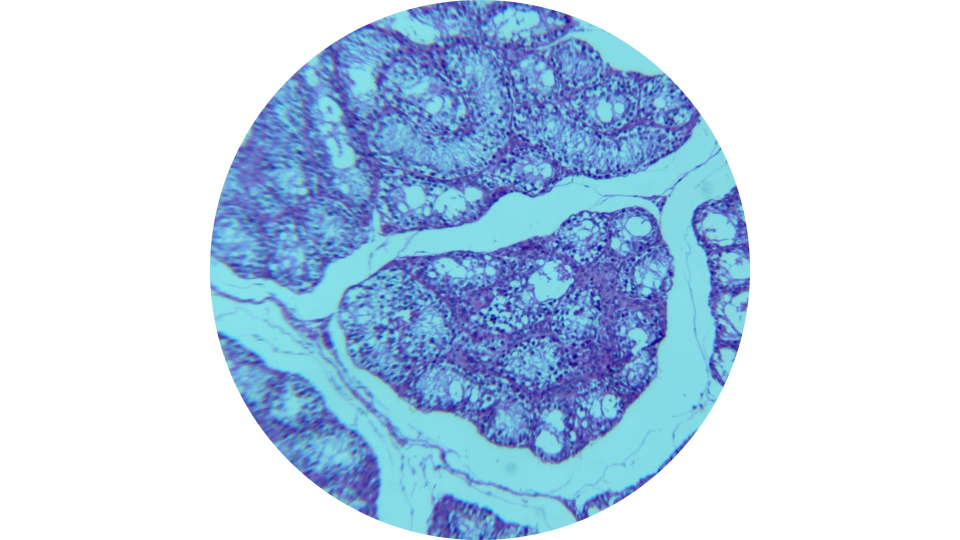
#> input picture test_input/test_image2.jpg, 1920 x 1080 px (shown at 1/2 size)
$ jupyter execute --allow-errors inference_demo.ipynb
#> lines starting #> are read from the running program, lines starting #| are printed output that depends on the picture
### run_tiled_inference.py
"""
Tiled inference pipeline with magnification correction.

The input image appears to be ~10x magnification, but PanNuke model expects 40x.
This script:
1. Tiles the image into overlapping patches
2. Applies R/G channel swap (Cyan -> Purple color correction)
3. Upscales each patch 4x to simulate 40x magnification
4. Runs HoVerNet inference on each upscaled patch
5. Downscales results back to original resolution
6. Stitches results together with Voronoi-based cell boundary expansion
"""
import cv2
import numpy as np
import os
import sys
import subprocess
import scipy.io
import shutil
from scipy.ndimage import label as ndimage_label
from scipy.spatial import Voronoi

def run_tiled_inference(image_path, output_dir, scale_factor=4, tile_size=256, overlap=32):
    """Run inference with magnification correction."""
#> called with image_path = 'test_input/test_image2.jpg', output_dir = 'inference_output', scale_factor = 4, tile_size = 256, overlap = 32

    # Load image
    img_bgr = cv2.imread(image_path)
#> img_bgr is the input picture: shape (1080, 1920, 3); mean B, G, R 233.6, 212, 189.5
    if img_bgr is None:
        print(f"Error: Cannot read {image_path}")
        return

    img_rgb = cv2.cvtColor(img_bgr, cv2.COLOR_BGR2RGB)
    h, w = img_rgb.shape[:2]
#> h = 1080; w = 1920
    print(f"Image size: {w}x{h}")
#| Image size: 1920x1080

    # Apply R/G channel swap (Cyan -> Purple color correction)
    img_fixed = img_rgb.copy()
    img_fixed[..., 0] = img_rgb[..., 1]  # New R = Old G
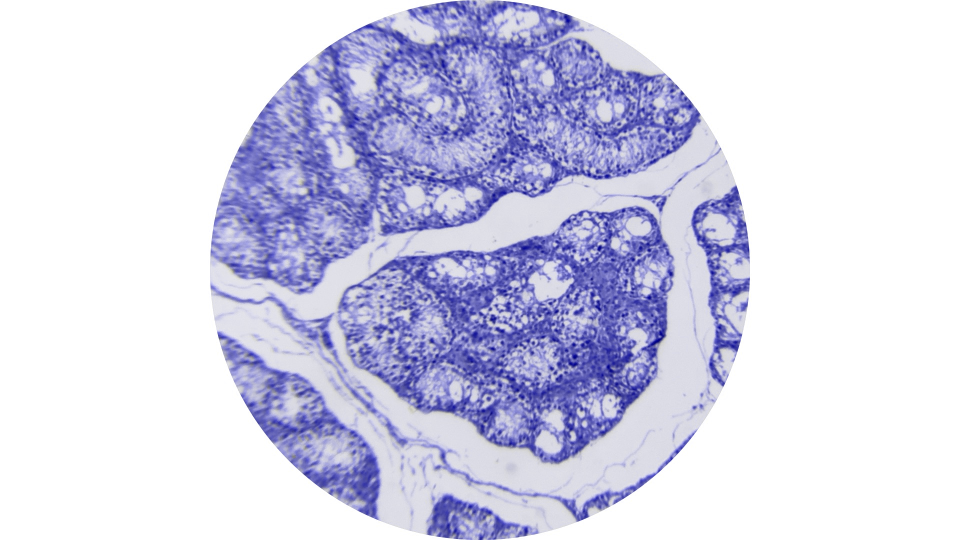
#> img_fixed: shape (1080, 1920, 3) (shown at 1/2 size); mean R, G, B 212, 212, 233.6
    img_fixed[..., 1] = img_rgb[..., 0]  # New G = Old R
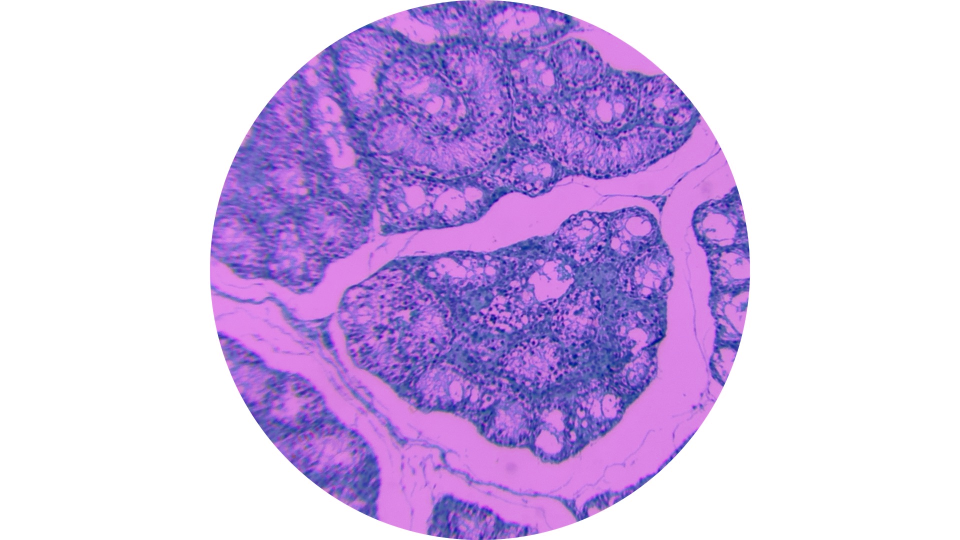
#> img_fixed: shape (1080, 1920, 3) (shown at 1/2 size); mean R, G, B 212, 189.5, 233.6

    # Create tile directory
    tile_dir = os.path.join(output_dir, "_tiles_input")
    tile_output_dir = os.path.join(output_dir, "_tiles_output")

    if os.path.exists(tile_dir):
        shutil.rmtree(tile_dir)
    os.makedirs(tile_dir)

    # Generate tiles
    step = tile_size - overlap
    tiles_info = []
    tile_idx = 0

    for y in range(0, h, step):
        for x in range(0, w, step):
            # Extract tile
            y_end = min(y + tile_size, h)
            x_end = min(x + tile_size, w)
            y_start = max(0, y_end - tile_size)
            x_start = max(0, x_end - tile_size)

            tile = img_fixed[y_start:y_end, x_start:x_end]

            # Skip mostly-white tiles (no tissue)
            gray = cv2.cvtColor(cv2.cvtColor(tile, cv2.COLOR_RGB2BGR), cv2.COLOR_BGR2GRAY)
            tissue_frac = np.sum(gray < 200) / gray.size
            if tissue_frac < 0.1:
                continue

            # Upscale tile
            tile_up = cv2.resize(tile, None, fx=scale_factor, fy=scale_factor,
                               interpolation=cv2.INTER_CUBIC)

            # Save tile
            tile_path = os.path.join(tile_dir, f"tile_{tile_idx:04d}.png")
            cv2.imwrite(tile_path, cv2.cvtColor(tile_up, cv2.COLOR_RGB2BGR))

            tiles_info.append({
                'idx': tile_idx,
                'x': x_start,
                'y': y_start,
                'w': x_end - x_start,
                'h': y_end - y_start,
            })
            tile_idx += 1
#> this loop made 5 passes
#> pass 1, in run_tiled_inference, `cv2.imwrite(tile_path, cv2.cvtColor(tile_up, cv2.COLOR_RGB2BGR))`:
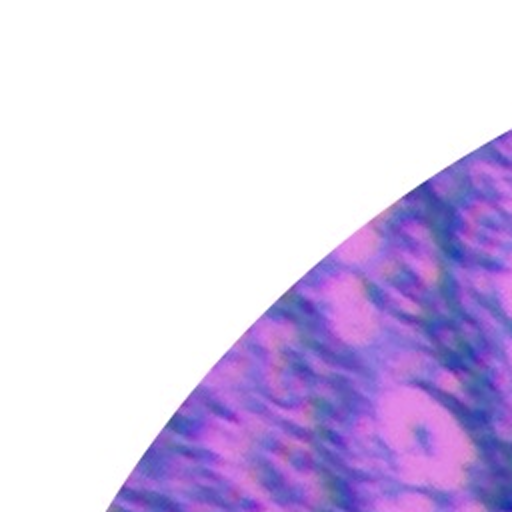
#> saved as tile_0000.png: shape (1024, 1024, 3) (shown at 1/2 size); mean B, G, R 237.1, 201.3, 216.7
#> pass 1, in run_tiled_inference, `cv2.imwrite(tile_path, cv2.cvtColor(tile_up, cv2.COLOR_RGB2BGR))`:
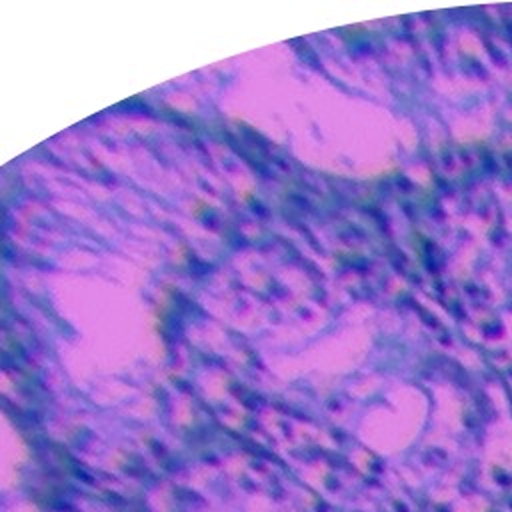
#> saved as tile_0001.png: shape (1024, 1024, 3) (shown at 1/2 size); mean B, G, R 210.1, 121.1, 159.8
#> pass 1, in run_tiled_inference, `cv2.imwrite(tile_path, cv2.cvtColor(tile_up, cv2.COLOR_RGB2BGR))`:
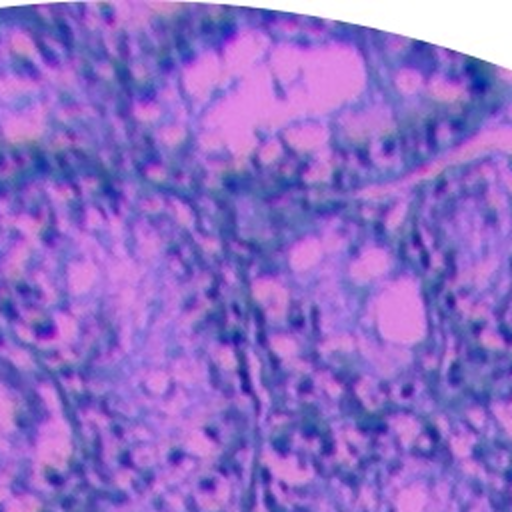
#> saved as tile_0002.png: shape (1024, 1024, 3) (shown at 1/2 size); mean B, G, R 203.5, 105.7, 144.6
#> pass 1, in run_tiled_inference, `cv2.imwrite(tile_path, cv2.cvtColor(tile_up, cv2.COLOR_RGB2BGR))`:
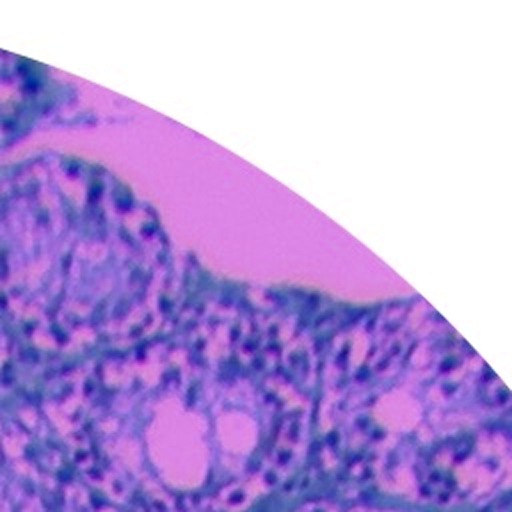
#> saved as tile_0003.png: shape (1024, 1024, 3) (shown at 1/2 size); mean B, G, R 221.9, 157.8, 187.4
#> after the loop: tile: shape (256, 256, 3); every value is 255
#> after the loop:
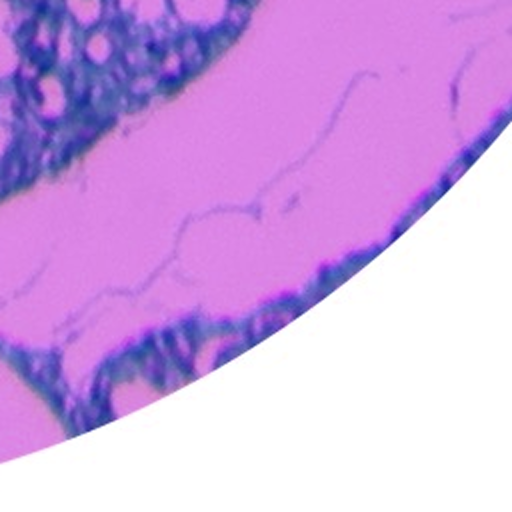
#> tile_up: shape (1024, 1024, 3) (shown at 1/2 size); mean R, G, B 210.4, 167.4, 230.2
#> after the loop, tile_idx = 24; tiles_info = 24 items

    print(f"Created {tile_idx} tiles (skipped white tiles)")
#| Created 24 tiles (skipped white tiles)

    if tile_idx == 0:
        print("No tiles with tissue found!")
        return

    # Run HoVerNet inference on all tiles
    cmd = [
        sys.executable, "run_infer.py",
        f"--model_path={os.path.abspath('checkpoints/hovernet_fast_pannuke_type_tf2pytorch.tar')}",
        "--model_mode=fast",
        "--nr_types=6",
        "--batch_size=4",
        "--nr_inference_workers=0",
        f"--type_info_path={os.path.abspath('type_info.json')}",
        "tile",
        "--save_raw_map",
        f"--input_dir={os.path.abspath(tile_dir)}",
        f"--output_dir={os.path.abspath(tile_output_dir)}"
    ]

    env = os.environ.copy()
    env["FORCE_CPU"] = "1"
    print("Running HoVerNet inference on tiles...")
    subprocess.call(cmd, env=env)
#> (this line was passed over: subprocess is not available in this run)

    # Stitch results back
    print("Stitching results...")
    full_inst_map = np.zeros((h, w), dtype=np.int32)
    full_prob_map = np.zeros((h, w), dtype=np.float32)
    inst_offset = 0
    all_centroids = []
    all_types = []

    for info in tiles_info:
        mat_path = os.path.join(tile_output_dir, "mat", f"tile_{info['idx']:04d}.mat")
        if not os.path.exists(mat_path):
            continue

        data = scipy.io.loadmat(mat_path)
        inst_map = data['inst_map']

        # Downscale back to original resolution
        inst_map_small = cv2.resize(inst_map.astype(np.float32),
                                     (info['w'], info['h']),
                                     interpolation=cv2.INTER_NEAREST).astype(np.int32)

        # Raw probability map
        raw_map = data['raw_map']
        prob_map = raw_map[..., 1]  # NP probability channel
        prob_map_small = cv2.resize(prob_map, (info['w'], info['h']),
                                     interpolation=cv2.INTER_LINEAR)

        # Place into full map with offset
        y, x = info['y'], info['x']
        tile_h, tile_w = info['h'], info['w']

        # Only overwrite if new probability is higher (handle overlaps)
        region_prob = full_prob_map[y:y+tile_h, x:x+tile_w]
        mask = prob_map_small > region_prob

        # Re-label instances with offset
        tile_inst = inst_map_small.copy()
        tile_inst[tile_inst > 0] += inst_offset

        full_inst_map[y:y+tile_h, x:x+tile_w][mask] = tile_inst[mask]
        full_prob_map[y:y+tile_h, x:x+tile_w] = np.maximum(region_prob, prob_map_small)

        max_inst = inst_map.max()
        if max_inst > 0:
            inst_offset += max_inst

        # Collect centroids (downscale positions)
        if 'inst_centroid' in data and data['inst_centroid'].size > 0:
            centroids = data['inst_centroid'] / scale_factor
            centroids[:, 0] += x  # X offset
            centroids[:, 1] += y  # Y offset
            all_centroids.extend(centroids.tolist())

            if 'inst_type' in data and data['inst_type'].size > 0:
                all_types.extend(data['inst_type'].flatten().tolist())
#> this loop made 24 passes
#> info on passes 1 to 12: {'idx': 0, 'x': 448, 'y': 0, 'w': 256, 'h': 256}, {'idx': 1, 'x': 672, 'y': 0, 'w': 256, 'h': 256}, {'idx': 2, 'x': 896, 'y': 0, 'w': 256, 'h': 256}, {'idx': 3, 'x': 1120, 'y': 0, 'w': 256, 'h': 256}, {'idx': 4, 'x': 448, 'y': 224, 'w': 256, 'h': 256}, {'idx': 5, 'x': 672, 'y': 224, 'w': 256, 'h': 256}, {'idx': 6, 'x': 896, 'y': 224, 'w': 256, 'h': 256}, {'idx': 7, 'x': 1120, 'y': 224, 'w': 256, 'h': 256}, {'idx': 8, 'x': 1344, 'y': 224, 'w': 256, 'h': 256}, {'idx': 9, 'x': 224, 'y': 448, 'w': 256, 'h': 256}, {'idx': 10, 'x': 448, 'y': 448, 'w': 256, 'h': 256}, {'idx': 11, 'x': 672, 'y': 448, 'w': 256, 'h': 256}
#> full_inst_map: shape (1080, 1920) int32; every value is 0
#> after the loop, all_centroids = []; all_types = []; inst_offset = 0

    # Count final instances
    unique_inst = np.unique(full_inst_map)
#> unique_inst = [0]
    num_inst = len(unique_inst) - (1 if 0 in unique_inst else 0)
#> num_inst = 0
    print(f"Total detected nuclei: {num_inst}")
#| Total detected nuclei: 0

    # Save results
    os.makedirs(os.path.join(output_dir, "results"), exist_ok=True)

    # Save inst map
    scipy.io.savemat(os.path.join(output_dir, "results", "inst_map.mat"), {
        'inst_map': full_inst_map,
        'prob_map': full_prob_map,
    })

    # Create overlay visualization
    overlay = img_rgb.copy()

    # Draw nuclear contours
    for inst_id in unique_inst:
        if inst_id == 0:
            continue
        mask = (full_inst_map == inst_id).astype(np.uint8)
        contours, _ = cv2.findContours(mask, cv2.RETR_EXTERNAL, cv2.CHAIN_APPROX_SIMPLE)
        cv2.drawContours(overlay, contours, -1, (255, 0, 0), 1)  # Red contours
#> this loop made 1 pass

    # Draw centroids
    for c in all_centroids:
        cx, cy = int(c[0]), int(c[1])
        cv2.circle(overlay, (cx, cy), 2, (0, 255, 0), -1)  # Green dots
#> this loop made 0 passes

    cv2.imwrite(os.path.join(output_dir, "results", "overlay_nuclei.png"),
                cv2.cvtColor(overlay, cv2.COLOR_RGB2BGR))

    # Create Voronoi-based cell boundary visualization
    if len(all_centroids) > 3:
        cell_overlay = create_cell_visualization(img_rgb, full_inst_map, all_centroids, all_types)
        cv2.imwrite(os.path.join(output_dir, "results", "overlay_cells.png"),
                    cv2.cvtColor(cell_overlay, cv2.COLOR_RGB2BGR))

    # Save probability heatmap
    import matplotlib
    matplotlib.use('Agg')
    import matplotlib.pyplot as plt

    fig, axes = plt.subplots(1, 3, figsize=(20, 7))
    axes[0].imshow(img_rgb)
    axes[0].set_title("Original")
    axes[0].axis('off')

    axes[1].imshow(overlay)
    axes[1].set_title(f"Nuclear Segmentation ({num_inst} nuclei)")
    axes[1].axis('off')

    axes[2].imshow(full_prob_map, cmap='hot', vmin=0, vmax=1)
    axes[2].set_title("Detection Probability")
    axes[2].axis('off')

    plt.tight_layout()
    plt.savefig(os.path.join(output_dir, "results", "summary.png"), dpi=150)
    plt.close()

    print(f"Results saved to {output_dir}/results/")
    return full_inst_map, all_centroids


# [61 lines left out: function create_cell_visualization, not called in this run]


# [11 lines that do not run on import are left out]

### inference_demo.ipynb
# HoVerNet Inference Demo

This notebook runs nuclear segmentation on your histopathology image using HoVerNet.

**Two preprocessing fixes are applied automatically:**
1. **Color correction** — Your image has Cyan staining (High B+G). The model expects H&E/Purple (High B+R). We swap R and G channels.
2. **Magnification correction** — Your image is ~10x but the PanNuke model expects 40x. We upscale each tile 4x before inference.

[cell 1]
import os
import sys
sys.path.insert(0, '.')

INPUT_IMAGE = "test_input/test_image2.jpg"
OUTPUT_DIR  = "inference_output"

from run_tiled_inference import run_tiled_inference

print("Running tiled inference (this takes ~20 min on CPU)...")
inst_map, centroids = run_tiled_inference(
    INPUT_IMAGE,
    OUTPUT_DIR,
    scale_factor=4,   # 10x -> 40x
    tile_size=256,
    overlap=32
)
#> centroids = []
print(f"Done! Detected {len(centroids)} nuclei.")
#| Done! Detected 0 nuclei.

## View Results

Three output files are generated:
- `overlay_nuclei.png` — Nuclear contours on original image
- `overlay_cells.png` — Dilated cell boundaries for visual verification
- `summary.png` — Side-by-side comparison with probability heatmap

[cell 2]
import matplotlib.pyplot as plt
import cv2

fig, axes = plt.subplots(1, 2, figsize=(20, 10))

nuclei = cv2.imread(f"{OUTPUT_DIR}/results/overlay_nuclei.png")
nuclei = cv2.cvtColor(nuclei, cv2.COLOR_BGR2RGB)
axes[0].imshow(nuclei)
axes[0].set_title("Nuclear Segmentation", fontsize=14)
axes[0].axis('off')

cells = cv2.imread(f"{OUTPUT_DIR}/results/overlay_cells.png")
#> (the rest of this cell did not finish here and is left out)
